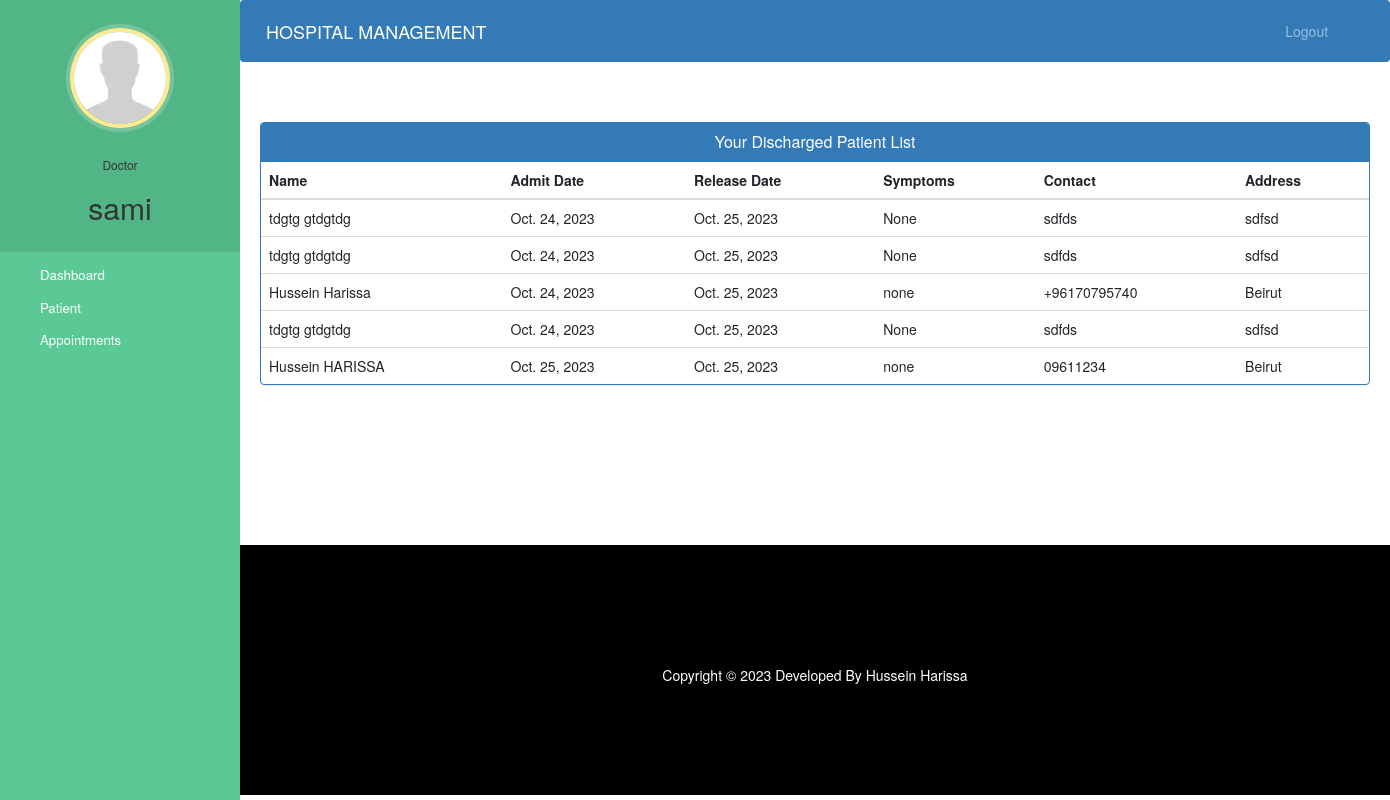
The page /doctor-view-discharge-patient (signed in) on the database its author committed.
### hospital/models.py (models this page shows)
class PatientDischargeDetails(models.Model):
    patientId=models.PositiveIntegerField(null=True)
    patientName=models.CharField(max_length=40)
    assignedDoctorName=models.CharField(max_length=40)
    address = models.CharField(max_length=40)
    mobile = models.CharField(max_length=20,null=True)
    symptoms = models.CharField(max_length=100,null=True)
    admitDate=models.DateField(null=False)
    releaseDate=models.DateField(null=False)
    daySpent=models.PositiveIntegerField(null=False)
    roomCharge=models.PositiveIntegerField(null=False)
    medicineCost=models.PositiveIntegerField(null=False)
    doctorFee=models.PositiveIntegerField(null=False)
    OtherCharge=models.PositiveIntegerField(null=False)
    total=models.PositiveIntegerField(null=False)

### hospital/views.py (the view)
# urls.py: path('doctor-view-discharge-patient',views.doctor_view_discharge_patient_view,name='doctor-view-discharge-patient'),
@login_required(login_url='doctorlogin')
@user_passes_test(is_doctor)
def doctor_view_discharge_patient_view(request):
    dischargedpatients=models.PatientDischargeDetails.objects.all().distinct().filter(assignedDoctorName=request.user.first_name)
    doctor=models.Doctor.objects.get(user_id=request.user.id) #for profile picture of doctor in sidebar
    return render(request,'hospital/doctor_view_discharge_patient.html',{'dischargedpatients':dischargedpatients,'doctor':doctor})

### hospital/views.py (called while the page is built)
def is_doctor(user):
    return user.groups.filter(name='DOCTOR').exists()

### templates/hospital/doctor_view_discharge_patient.html (shortened to what this page needs)
{% extends 'hospital/doctor_base.html' %}
{% block content %}
{%load static%}
<head>
  <link href="//netdna.bootstrapcdn.com/bootstrap/3.0.0/css/bootstrap.min.css" rel="stylesheet" id="bootstrap-css">
</head>
<div class="container">
  <div class="panel panel-primary">
    <div class="panel-heading">
      <h6 class="panel-title">Your Discharged Patient List</h6>
    </div>
    <table class="table table-hover" id="dev-table">
      <thead>
        <tr>
          <th>Name</th>
          <th>Admit Date</th>
          <th>Release Date</th>
          <th>Symptoms</th>
          <th>Contact</th>
          <th>Address</th>
        </tr>
      </thead>
      {% for p in dischargedpatients %}
      <tr>
        <td> {{p.patientName}}</td>
        <td>{{p.admitDate}}</td>
        <td>{{p.releaseDate}}</td>
        <td>{{p.symptoms}}</td>
        <td>{{p.mobile}}</td>
        <td>{{p.address}}</td>
      </tr>
      {% endfor %}
    </table>
  </div>
</div>
{% endblock content %}

### templates/hospital/doctor_base.html (shortened to what this page needs)
<!DOCTYPE html>
{% load static %}
<html lang="en">
<head>
  <link rel="stylesheet" href="https://stackpath.bootstrapcdn.com/bootstrap/4.3.1/css/bootstrap.min.css">
  <link rel="stylesheet" href="https://maxcdn.bootstrapcdn.com/font-awesome/4.7.0/css/font-awesome.min.css">
</head>
<body>
  <nav class="menu" tabindex="0">
    <header class="avatar">
      <img src="{% if doctor.profile_pic %}{% static doctor.profile_pic.url %}{% else %}{% static 'D:\Workarea\lanchof2\static\images\unkown.png' %}{% endif %}" alt="Profile Pic" />
      <br><br>
      <h6>Doctor</h6>
      <h2>{{request.user.first_name}}</h2>
    </header>
    <ul>
      <li tabindex="0" class="icon-dashboard"> <a style="color:white; text-decoration:none;" href="/doctor-dashboard"><span>Dashboard</span></a> </li>
      <li tabindex="0" class="icon-users"> <a style="color:white; text-decoration:none;" href="/doctor-patient"><span>Patient</span></a></li>
      <li tabindex="0" class="icon-calendar"> <a style="color:white; text-decoration:none;" href="/doctor-appointment"><span>Appointments</span></a></li>
    </ul>
  </nav>
  <main>
    <div class="bs-example">
      <nav class="navbar navbar-expand-md  navbar-dark fixed-top" style="background:#337AB7;">
        <a href="/doctor-dashboard" class="navbar-brand">HOSPITAL MANAGEMENT</a>
        <div class="collapse navbar-collapse justify-content-between" id="navbarCollapse">
          <div class="navbar-nav" style=" margin-left: 90%;">
            <a href="/logout" class="nav-item nav-link">Logout</a>
          </div>
        </div>
      </nav>
    </div>
    <br><br>
    {% block content %}
    {% endblock content %}
    <br><br><br><br><br><br><br>
    <footer>
      <br>
      <div class="container">
        <div class="row">
          <div class="col-md-12 col-sm-12">
            <div style="color:#ffffff;" class="wow fadeInUp footer-copyright">
              <p>
                Copyright &copy; 2023 Developed By Hussein Harissa </p>
            </div>
          </div>
        </div>
      </div>
    </footer>
  </main>
</body>
</html>

### templates/hospital/doctor_base.html (style rules this page uses)
a:link { text-decoration: none; }
a { color: white; }
footer { padding: 0px 0px 0px 0px; background-color: black; margin: 0px; }
p { text-align: center; }
body { padding-left: 240px; }
main { position: relative; height: 100vh; }
.menu { background: #5bc995; height: 100vh; width: 240px; position: fixed; top: 0px; left: 0; z-index: 5; outline: none; }
.menu .avatar { background: rgba(0, 0, 0, 0.1); padding: 2em 0.5em; text-align: center; }
.menu .avatar img { width: 100px; border-radius: 50%; overflow: hidden; border: 4px solid #ffea92; box-shadow: 0 0 0 4px rgba(255, 255, 255, 0.2); }
.menu .avatar h2 { font-weight: normal; margin-bottom: 0; }
.menu ul { list-style: none; padding: 0.5em 0; margin: 0; }
.menu ul li { padding: 0.5em 1em 0.5em 3em; font-size: 0.95em; font-weight: regular; background-repeat: no-repeat; background-position: left 15px center; background-size: auto 20px; transition: all 0.15s linear; cursor: pointer; }
.menu ul li.icon-dashboard { background-image: url("http://www.entypo.com/images//gauge.svg"); }
.menu ul li.icon-users { background-image: url("http://www.entypo.com/images//users.svg"); }
.menu ul li.icon-calendar { background-image: url("http://www.entypo.com/images//calendar.svg"); }

### templates/hospital/doctor_view_discharge_patient.html (style rules this page uses)
a:link { text-decoration: none; }
h6 { text-align: center; }
.row { margin: 100px; }

### rows shown on the page
PatientDischargeDetails: patientName "tdgtg gtdgtdg", admitDate "Oct. 24, 2023", releaseDate "Oct. 25, 2023", symptoms "None", mobile "sdfds", address "sdfsd"
PatientDischargeDetails: patientName "tdgtg gtdgtdg", admitDate "Oct. 24, 2023", releaseDate "Oct. 25, 2023", symptoms "None", mobile "sdfds", address "sdfsd"
PatientDischargeDetails: patientName "Hussein Harissa", admitDate "Oct. 24, 2023", releaseDate "Oct. 25, 2023", symptoms "none", mobile "+96170795740", address "Beirut"
PatientDischargeDetails: patientName "tdgtg gtdgtdg", admitDate "Oct. 24, 2023", releaseDate "Oct. 25, 2023", symptoms "None", mobile "sdfds", address "sdfsd"
PatientDischargeDetails: patientName "Hussein HARISSA", admitDate "Oct. 25, 2023", releaseDate "Oct. 25, 2023", symptoms "none", mobile "09611234", address "Beirut"

### other values the page prints
{{ request.user.first_name }} "sami"
